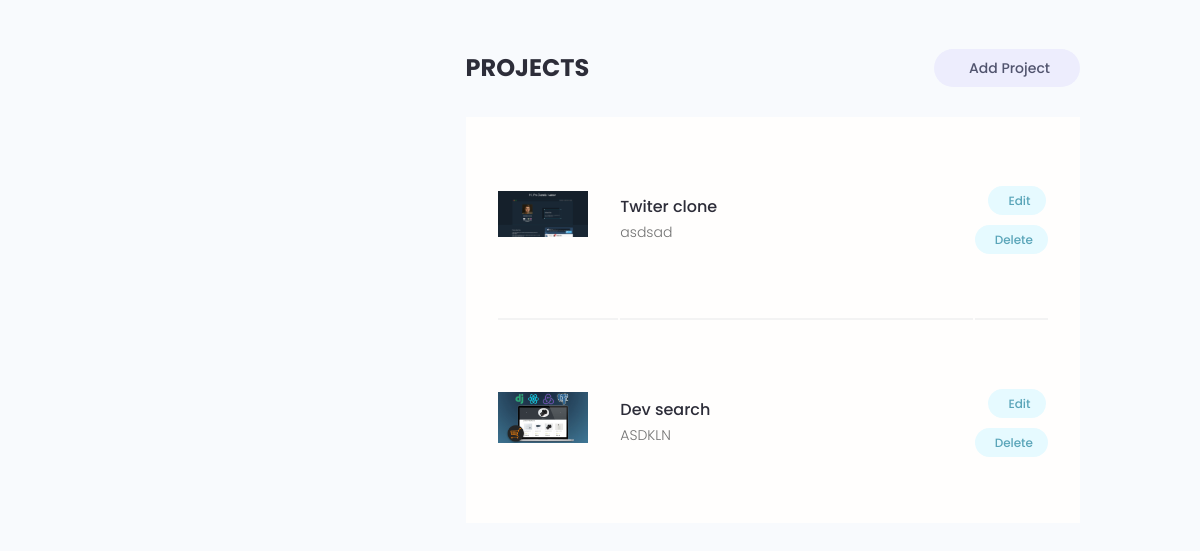
/account/a2541ada-df89-4b52-9fa5-d84b98f62046/ (signed in, lower part), run on an earlier commit of the app's database.
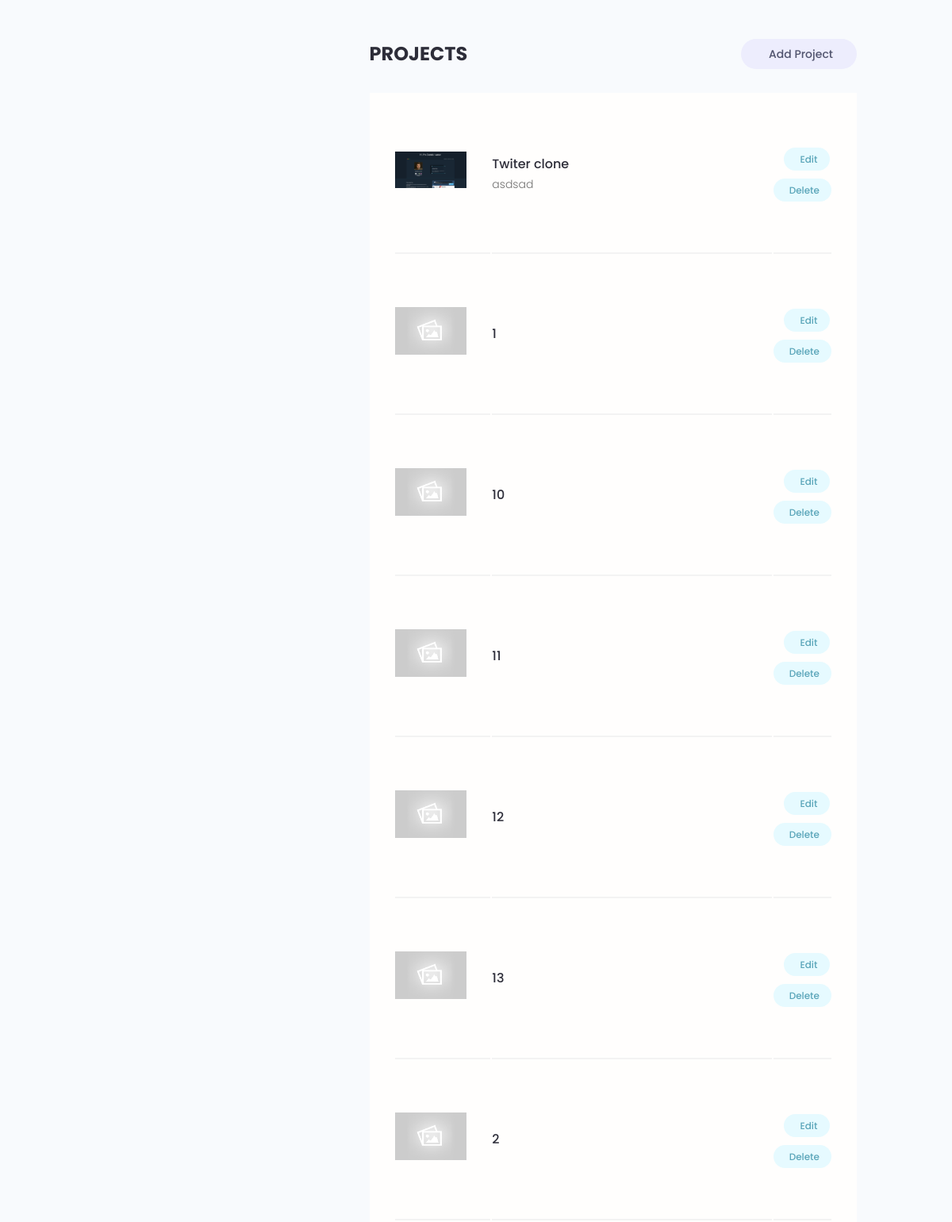
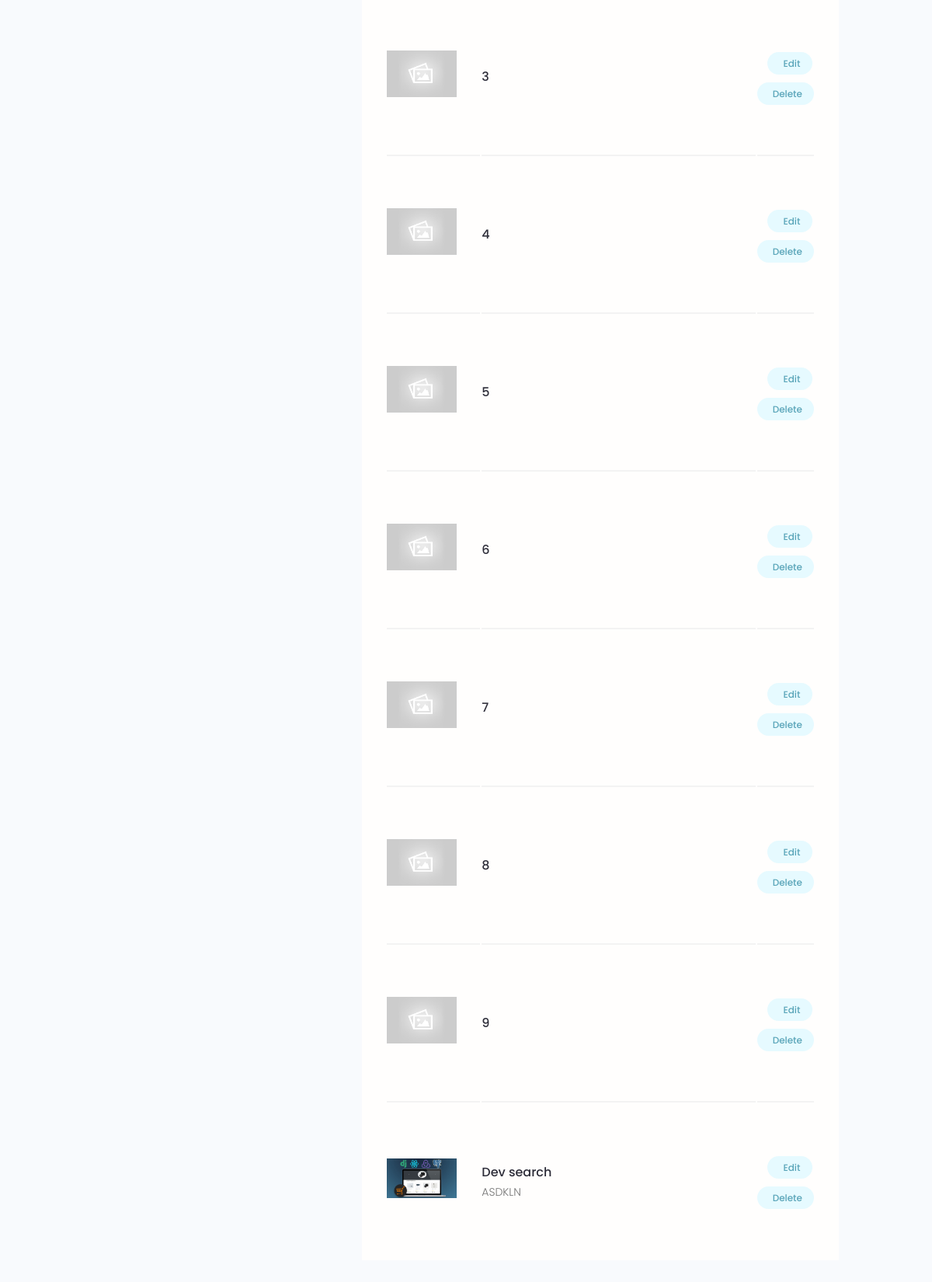
And on a later commit of the database (2 pictures, top to bottom).
### projects/models.py (models this page shows, shortened)
class Project(models.Model):
    id = models.UUIDField(default=uuid.uuid4, unique=True,
    primary_key=True, editable=False)
    owner = models.ForeignKey(Profile, on_delete=models.SET_NULL,null=True,blank=True)
    title = models.CharField(max_length=200)
    description = models.TextField(null=True, blank=True)
    featured_image = models.ImageField(null=True,blank=True, default="default.jpg")
    demo_link = models.CharField(max_length=2000,null=True,blank=True)
    source_link = models.CharField(max_length=2000,null=True,blank=True)
    tags = models.ManyToManyField("Tag",blank=True )
    vote_total = models.IntegerField(default=0, null=True,blank=True)
    vote_ratio = models.IntegerField(default=0, null=True,blank=True)
    created = models.DateTimeField(auto_now_add=True)
    updated = models.DateTimeField(auto_now=True)
    class Meta:
        ordering = ["-vote_ratio","-vote_total", "title"]

### users/views.py (the view)
# urls.py: path("account/<str:pk>/", views.user_account,name="account" ),
@login_required(login_url="login")
def user_account (request, pk):
    account= Profile.objects.get(id=pk)
    if account.id == request.user.profile.id:
        pass
    else:
        return redirect("account", pk=request.user.profile.id)
    context = {"account":account,}
    return render(request, "users/account.html", context)

### users/templates/users/account.html (shortened to what this page needs)
{% extends 'main.html' %}
{% block content %}
<main class="settingsPage profile my-md">
    <div class="container">
        <div class="layout">
            <div class="column column--1of3">
            </div>
            <div class="column column--2of3">
                <div class="settings">
                    <h3 class="settings__title">Projects</h3>
                    <a class="tag tag--pill tag--sub settings__btn tag--lg" href="{% url 'create_project' %}"> Add
                        Project</a>
                </div>
                <table class="settings__table">
                    {% for project in account.project_set.all %}
                    <tr>
                        <td class="settings__thumbnail">
                            <a href="{% url 'project' project.id %}"><img src="{{ project.featured_image.url }}" alt="Project Thumbnail" /></a>
                        </td>
                        <td class="settings__tableInfo">
                            <a href="{% url 'project' project.id %}">{{ project.title }}</a>
                            <p>{{ project.description | slice:"100"}}</p>
                        </td>
                        <td class="settings__tableActions">
                            <a class="tag tag--pill tag--main settings__btn" href="{% url 'update_project' project.id %}">
                                Edit</a>
                            <a class="tag tag--pill tag--main settings__btn" href="{% url 'delete_project' project.id %}?next=/account/{{request.user.profile.id}}">
                                Delete</a>
                        </td>
                    </tr>
                    {% endfor %}
                </table>
            </div>
        </div>
    </div>
</main>
{% endblock %}

### templates/main.html (shortened to what this page needs)
<!DOCTYPE html>
{% load static %}
<html lang="en">
<head>
    <link rel="stylesheet" href="https://cdn.iconmonstr.com/1.3.0/css/iconmonstr-iconic-font.min.css" />
    <link rel="stylesheet" href="{% static 'uikit/styles/uikit.css' %}" />
    <link rel="stylesheet" href="{% static 'styles/app.css' %}" />
</head>
<body>
    {% block content %}
    {% endblock content %}
</body>
</html>

### templates/navbar.html (shortened to what this page needs)
{% load static %}

### static/styles/app.css (style rules this page uses)
:root { --color-sub: #2d2d39; }
img { width: 100%; }
.settings { display: flex; justify-content: space-between; align-items: center; }
.settings__title { font-size: 2.4rem; text-transform: uppercase; font-weight: 700; color: var(--color-sub); }
.settings__table { margin-top: 3rem; margin-bottom: 5rem; padding: 0 3rem; background: var(--color-white); }
.settings__table tr { width: 100%; }
.settings__table tr > td { padding: 2rem 0; }
.settings__table tr:not(:last-child) td { border-bottom: 2px solid var(--color-white-light); }
.settings__thumbnail { width: 23%; min-width: 10rem; }
.settings__thumbnail img { padding-right: 3rem; height: 15rem; object-fit: contain; }
.settings__tableInfo { width: 100%; }
.settings__tableInfo h4, .settings__tableInfo a { padding-right: 1rem; width: auto; font-size: 1.6rem; font-weight: 500; color: var(--color-sub); }
.settings__tableInfo p { font-size: 1.4rem; }
.settings__tableActions { text-align: right; }

### static/uikit/styles/modules/_variables.css (style rules this page uses)
:root { --color-main: #5aa5b9; --color-main-light: #e6faff; --color-sub: #3f4156; --color-sub-light: #51546e; --color-sub-lighter: #ededfd; --color-text: #737373; --color-gray: #8b8b8b; --color-light: #e5e7eb; --color-light-gray: #767676; --color-bg: #f8fafd; --color-white: #fffefd; --color-white-light: #f3f3f3; --color-success: #359e64; --color-success-bg: #def8e8; --color-error: #fc4b0b; --color-error-bg: #fff2ee; --font-base: 'Poppins', arial, helvetica, 'Segoe UI', roboto, ubuntu, sans-serif; --font-monospace: 'Fira Code', 'Courier New', courier, monospace; --font-regular: 300; --font-medium: 500; --font-bold: 700; --generic-shadow: 1px 1px 5px #00000010; --generic-transition: all 0.3s ease-in-out; }

### static/uikit/styles/modules/_base.css (style rules this page uses)
* { margin: 0; padding: 0; box-sizing: border-box; text-rendering: optimizeLegibility; color: inherit; font-size: inherit; }
html { font-size: 50%; }
@media only screen and (min-width: 480px) { html { font-size: 56.25%; } }
@media only screen and (min-width: 1200px) { html { font-size: 62.5%; } }
body { line-height: 1.6; font-weight: 400; font-size: 1.5rem; color: var(--color-text); background-color: var(--color-bg); min-height: 100vh; }

### static/uikit/styles/modules/_typography.css (style rules this page uses)
* { font-family: var(--font-base); }
h3 { font-size: 3.2rem; font-weight: var(--font-medium); }
p, span, strong { font-size: 1.6rem; color: var(--color-text); font-weight: var(--font-regular); }
a { padding-bottom: 2px; text-decoration: none; display: inline-block; color: var(--color-main); font-weight: var(--font-medium); }

### static/uikit/styles/modules/_utilities.css (style rules this page uses)
.container { width: 92%; max-width: 165rem; margin: 0 auto; box-sizing: border-box; }
@media screen and (min-width: 1000px) { .container { width: 90%; } }
@media screen and (min-width: 1200px) { .container { width: 80%; } }
.my-md { margin: 3rem auto; }

### static/uikit/styles/modules/_tag.css (style rules this page uses)
.tag { display: inline-flex; align-items: center; background-color: var(--color-sub); height: -webkit-fit-content; height: -moz-fit-content; height: fit-content; width: -webkit-fit-content; width: -moz-fit-content; width: fit-content; border-radius: 0.5rem; padding: 0.5rem 1.5rem; font-size: 1.2rem; cursor: pointer; }
.tag:not(:last-child) { margin-right: 0.25rem; margin-bottom: 0.75rem; }
.tag--pill { border-radius: 5rem; }
.tag--main, .tag--main > small { background: var(--color-main-light); color: var(--color-main); font-weight: 500; }
.tag--sub, .tag--sub > small { background: var(--color-sub-lighter); color: var(--color-sub-light); font-weight: 500; }
.tag--lg { padding: 0.8rem 3rem; font-size: 1.4rem; }

### static/uikit/styles/modules/_layout.css (style rules this page uses)
.layout { display: flex; flex-flow: row wrap; justify-content: space-between; }
.layout > .column { margin-bottom: 3rem; }
.layout > .column.column--1of3 { flex-basis: 30%; }
.layout > .column.column--2of3 { flex-basis: 64%; }

What changed in the data, as far as the page shows it:
added Project: featured_image (placeholder picture), title "1"
added Project: featured_image (placeholder picture), title "10"
added Project: featured_image (placeholder picture), title "11"
added Project: featured_image (placeholder picture), title "12"
added Project: featured_image (placeholder picture), title "13"
added Project: featured_image (placeholder picture), title "2"
added Project: featured_image (placeholder picture), title "3"
added Project: featured_image (placeholder picture), title "4"
added Project: featured_image (placeholder picture), title "5"
added Project: featured_image (placeholder picture), title "6"
added Project: featured_image (placeholder picture), title "7"
added Project: featured_image (placeholder picture), title "8"
added Project: featured_image (placeholder picture), title "9"
